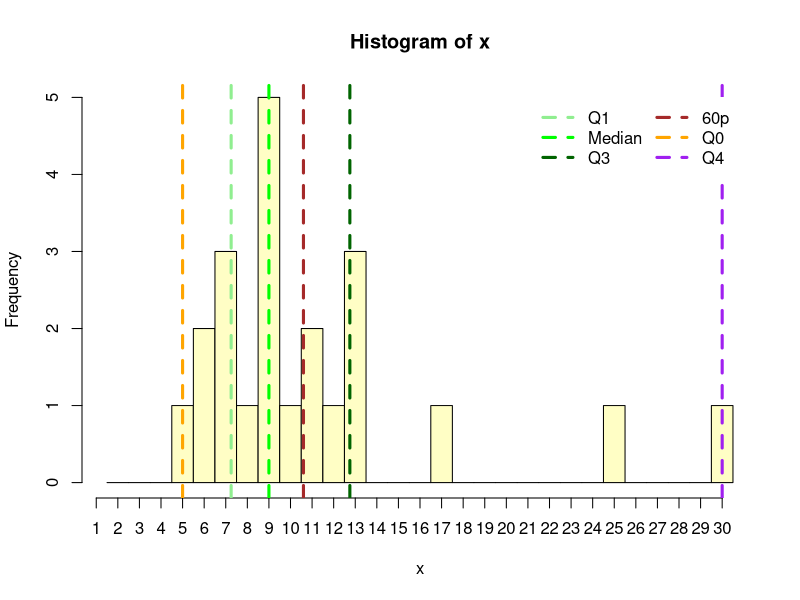

Write R code to recreate this figure.
set.seed(0)

x <- floor(rnorm(n = 20, mean = 10, sd = 3))
x <- c(x, 25, 30)
hist(x, breaks = 1:30 + 0.5, xaxt = "n", col = "#fffec5")
axis(1, at = 1:30, gap.axis = 0)

# median (50th percentile, second quartile) ====
median(x)
abline(v = median(x), col = "green", lty = 2, lwd = 3)

# 25th percentile (first quartile) ====
quantile(x, probs = 0.25)
abline(v = quantile(x, probs = 0.25), col = "lightgreen", lty = 2, lwd = 3)

# 75th percentile (third quartile) ====
quantile(x, probs = 0.75)
abline(v = quantile(x, probs = 0.75), col = "darkgreen", lty = 2, lwd = 3)

# 60th percentile ====
quantile(x, probs = 0.60)
abline(v = quantile(x, probs = 0.60), col = "brown", lty = 2, lwd = 3)

# 0th percentile (0th quartile) ====
quantile(x, probs = 0.0)
abline(v = quantile(x, probs = 0.0), col = "orange", lty = 2, lwd = 3)

# 100th percentile (4th quartile) ====
quantile(x, probs = 1)
abline(v = quantile(x, probs = 1), col = "purple", lty = 2, lwd = 3)

legend(21,
  5,
  legend = c("Q1", "Median", "Q3", "60p", "Q0", "Q4"),
  col = c("lightgreen", "green", "darkgreen", "brown", "orange", "purple"),
  lty = 2,
  lwd = 3,
  box.lty = 0,
  ncol = 2
)
